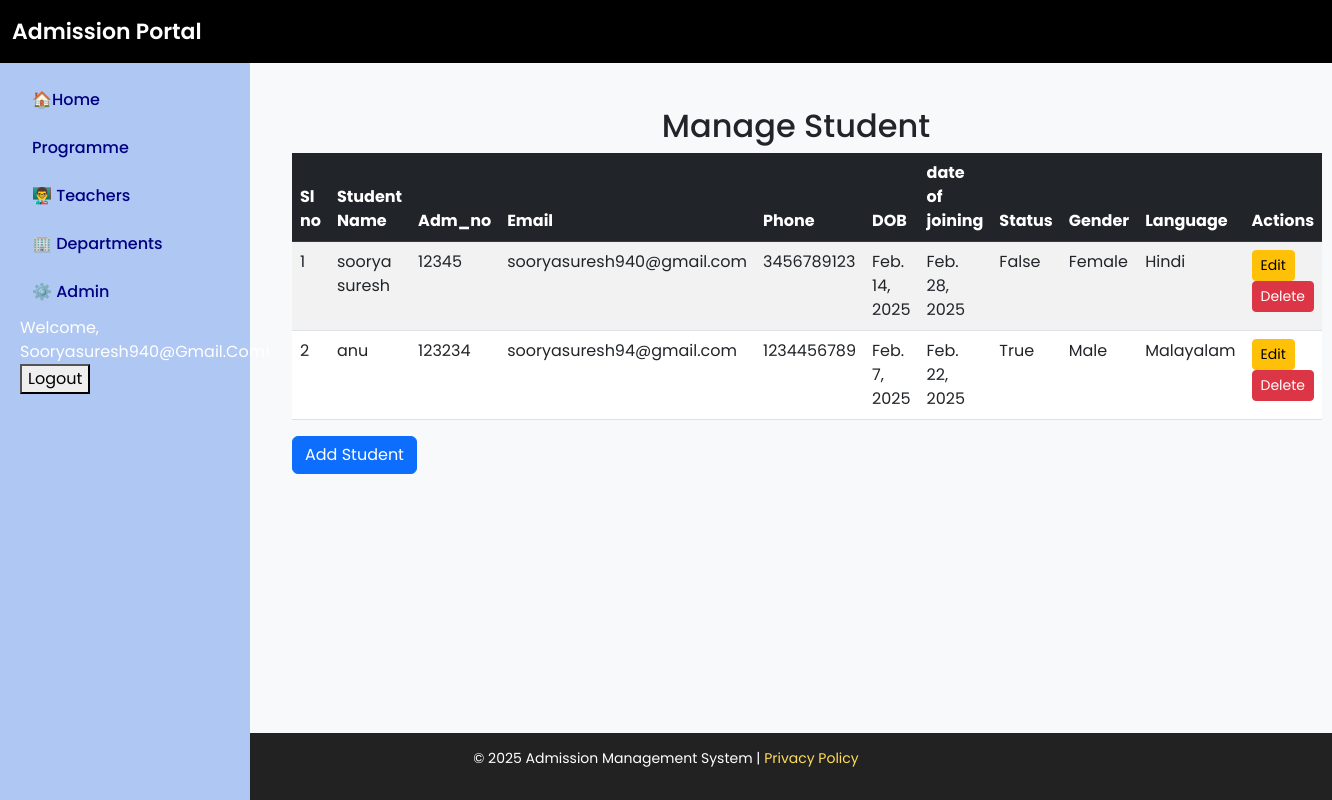
/manage_students/ (signed in), run on the app's committed database.
### admission/models.py (models this page shows, shortened)
class Student(models.Model):
    user = models.OneToOneField(User, on_delete=models.CASCADE,null=True,default=None)
    stud_name = models.CharField(max_length=100)
    stud_adm_no = models.CharField(max_length=20, unique=True)
    stud_reg_no = models.CharField(max_length=20, unique=True, blank=True, null=True)
    stud_roll_no = models.CharField(max_length=20, unique=True, blank=True, null=True)
    aadhaar = models.CharField(max_length=12, unique=True)
    abc_id = models.CharField(max_length=50, blank=True, null=True)
    email = models.EmailField(unique=True)
    phone = models.CharField(max_length=15)
    dob = models.DateField()
    caste = models.ForeignKey(Caste, on_delete=models.SET_NULL, blank=True, null=True)  # Foreign Key to Caste
    religion = models.ForeignKey(Religion, on_delete=models.SET_NULL, blank=True, null=True)  # Foreign Key to Religion
    quota = models.ForeignKey(Quota, on_delete=models.SET_NULL, blank=True, null=True)
    category = models.ForeignKey(Category, on_delete=models.SET_NULL, blank=True, null=True)
    program= models.ForeignKey(Program, on_delete=models.SET_NULL, blank=True, null=True)  # Foreign Key to Quota# Foreign Key to Quota
    pathway= models.ForeignKey(Pathway, on_delete=models.SET_NULL, blank=True, null=True)  # Foreign Key to Quota# Foreign Key to Quota
    board=models.ForeignKey(Board, on_delete=models.SET_NULL, blank=True, null=True)
    normalized_mark = models.FloatField(default=0.0)
    parent_name = models.CharField(max_length=100)
    parent_mob = models.CharField(max_length=15)
    house_name = models.CharField(max_length=100)
    post = models.CharField(max_length=50)
    district = models.CharField(max_length=50)
    state = models.CharField(max_length=50)
    pincode = models.CharField(max_length=10)
    date_of_joining = models.DateField()
    income = models.DecimalField(max_digits=10, decimal_places=2, blank=True, null=True)
    egrantz = models.BooleanField(default=False)
    status = models.BooleanField(default=True)  # Active/Inactive
    gender = models.CharField(max_length=10, choices=[('Male', 'Male'), ('Female', 'Female'), ('Other', 'Other')])
    blood_group = models.CharField(max_length=5, choices=[('A+', 'A+'), ('A-', 'A-'), ('B+', 'B-'), ('O+', 'O-'), ('AB+', 'AB-')])
    language=models.CharField(max_length=10, choices=[('Malayalam', 'Malayalam'), ('Hindi', 'Hindi')] ,default='Malayalam')
    identification_mark = models.TextField(blank=True, null=True)

### admission/views.py (the view)
# urls.py: path('manage_students/', views.manage_student, name='manage_student'),  # View all students
def manage_student(request):
    students = Student.objects.all()
    return render(request, 'manage_student.html', {'students': students})

### admission/templates/manage_student.html
{% extends 'base.html' %}
{% block content %}
<div class="container mt-4">
    <h2 class="text-center">Manage Student</h2>
    <table class="table table-striped">
        <thead class="table-dark">
            <tr>
                <th>Sl no</th>
                <th>Student Name</th>
                <th>Adm_no</th>
                <th>Email</th>
                <th>Phone</th>
                <th>DOB</th>
                <th>date of joining</th>
                <th>Status</th>
                <th>Gender</th>
                <th>Language</th>
                <th>Actions</th>
            </tr>
        </thead>
        <tbody>
            {% for student in students %}
            <tr>
                <td>{{ forloop.counter }}</td>
                <td>{{ student.stud_name }}</td>
                <td>{{student.stud_adm_no}}</td>
                <td>{{ student.email }}</td>
                <td>{{ student.phone }}</td>
                <td>{{ student.dob }}</td>
                <td>{{ student.date_of_joining }}</td>
                <td>{{ student.status }}</td>
                <td>{{ student.gender }}</td>
                <td>{{ student.language }}</td>
                <td>
                    <a href="{% url 'edit_student' student.id %}" class="btn btn-warning btn-sm">Edit</a>
                    <a href="{% url 'delete_student' student.id %}" class="btn btn-danger btn-sm">Delete</a>
                </td>
            </tr>
            {% empty %}
            <tr>
                <td colspan="3" class="text-center">No Student available.</td>
            </tr>
            {% endfor %}
        </tbody>
    </table>
    <a href="{% url 'add_student' %}" class="btn btn-primary">Add Student</a>
</div>
{% endblock %}

### templates/base.html (shortened to what this page needs)
<!DOCTYPE html>
<html lang="en">
<head>
    <link href="https://cdn.jsdelivr.net/npm/bootstrap@5.3.0/dist/css/bootstrap.min.css" rel="stylesheet">
</head>
<body>
    <nav class="navbar navbar-expand-lg navbar-dark fixed-top">
        <div class="container-fluid">
            <a class="navbar-brand" href="/">Admission Portal</a>
        </div>
    </nav>
    <div class="sidebar">
        <ul class="nav flex-column">
            <li class="nav-item"><a class="nav-link" href="/index"> 🏠Home</a></li>
            <li class="nav-item"><a class="nav-link" href="/manage_program"> Programme</a></li>
            <li class="nav-item"><a class="nav-link" href="">👨‍🏫 Teachers</a></li>
            <li class="nav-item"><a class="nav-link" href="/manage_department">🏢 Departments</a></li>
            <li class="nav-item"><a class="nav-link" href="#">⚙️ Admin</a></li>
            {% if user.is_authenticated %}
                <ul class="navbar-nav">
                    <li class="nav-item">
                        <span class="navbar-text text-white me-3">Welcome, {{ user.username|title }}!</span>
                    </li>
                    <li>
                        <form  method="post" action="{% url 'logout' %}">
                            <button class="logout" type="submit">Logout</button>
                          </form>
                    </li>
                </ul>
                {% else %}
                <ul class="navbar-nav">
                    <li class="nav-item">
                        <a class="nav-link" href="#">Login</a>
                    </li>
                </ul>
                {% endif %}
        </ul>
    </div>
    <div class="content">
        {% block content %}
        {% endblock %}
    </div>
    <footer class="footer">
        <p>&copy; 2025 Admission Management System | <a href="#">Privacy Policy</a></p>
    </footer>
</body>
</html>

### templates/base.html (style rules this page uses)
body { font-family: 'Poppins', sans-serif; background: #f8f9fa; display: flex; min-height: 100vh; flex-direction: column; }
.navbar { background: #000 !important; padding: 10px 0; position:relative; }
.navbar-brand { font-weight: 600; font-size: 22px; color: #fff; }
.sidebar { width: 250px; height: 100vh; position: fixed; left: 0; top: 56px; background:rgb(175,199,243); padding: 20px; }
.sidebar .nav-link { color:navy; font-weight: 500; padding: 12px; border-radius: 5px; transition: all 0.3s; display: block; }
.content { margin-left: 260px; padding: 20px; flex-grow: 1; }
.footer { background: #222; color: white; text-align: center; padding: 15px; margin-top: 20px; font-size: 14px; }
.footer a { color: #ffdd57; text-decoration: none; }

### data on the page
Student: stud_name "soorya suresh", stud_adm_no "12345", email "sooryasuresh940@gmail.com", phone "3456789123", dob "Feb. 14, 2025", date_of_joining "Feb. 28, 2025", status "False", gender "Female", language "Hindi"
Student: stud_name "anu", stud_adm_no "123234", email "sooryasuresh94@gmail.com", phone "1234456789", dob "Feb. 7, 2025", date_of_joining "Feb. 22, 2025", status "True", gender "Male", language "Malayalam"

### other printed values
{{ user.username|title }} "Sooryasuresh940@Gmail.Com"
